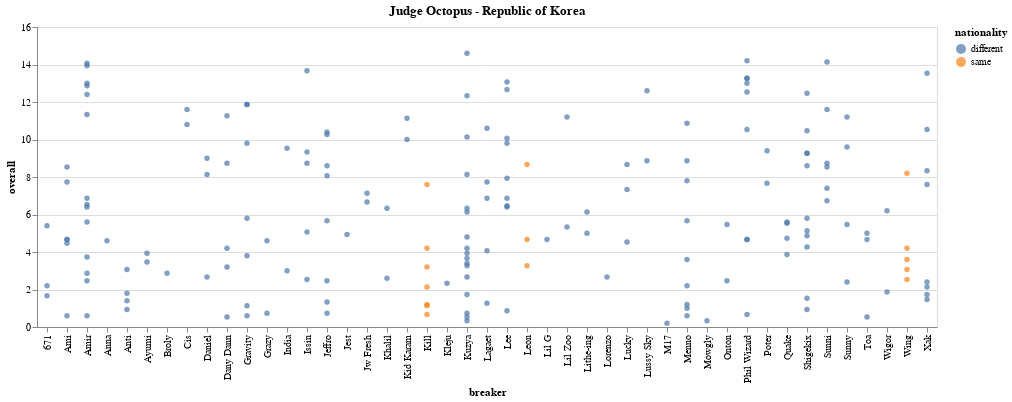

Notebook source saved alongside this figure:
### Code cell
enter_judge_to_everything(new_df_cp)

### Figure 1 — Vega-Lite specification as saved in the notebook (floating-point values rounded to 4 significant figures; data arrays with more than 128 entries replaced by an {"elided": "..."} marker saying what was removed)
{"config": {"view": {"continuousWidth": 400, "continuousHeight": 300}}, "data": {"name": "data-00b3d27c0232e0ac55a1975906d7cd08"}, "mark": "circle", "encoding": {"color": {"field": "nationality", "type": "nominal"}, "x": {"field": "breaker", "type": "nominal"}, "y": {"field": "overall", "type": "quantitative"}}, "title": {"text": "Judge Octopus - Republic of Korea", "anchor": "middle"}, "$schema": "https://vega.github.io/schema/vega-lite/v4.17.0.json", "datasets": {"data-00b3d27c0232e0ac55a1975906d7cd08": {"elided": "192 records"}}}
